Frame 1 (no input): blank canvas, image omitted
Frame 60 (no input): blank canvas, image omitted
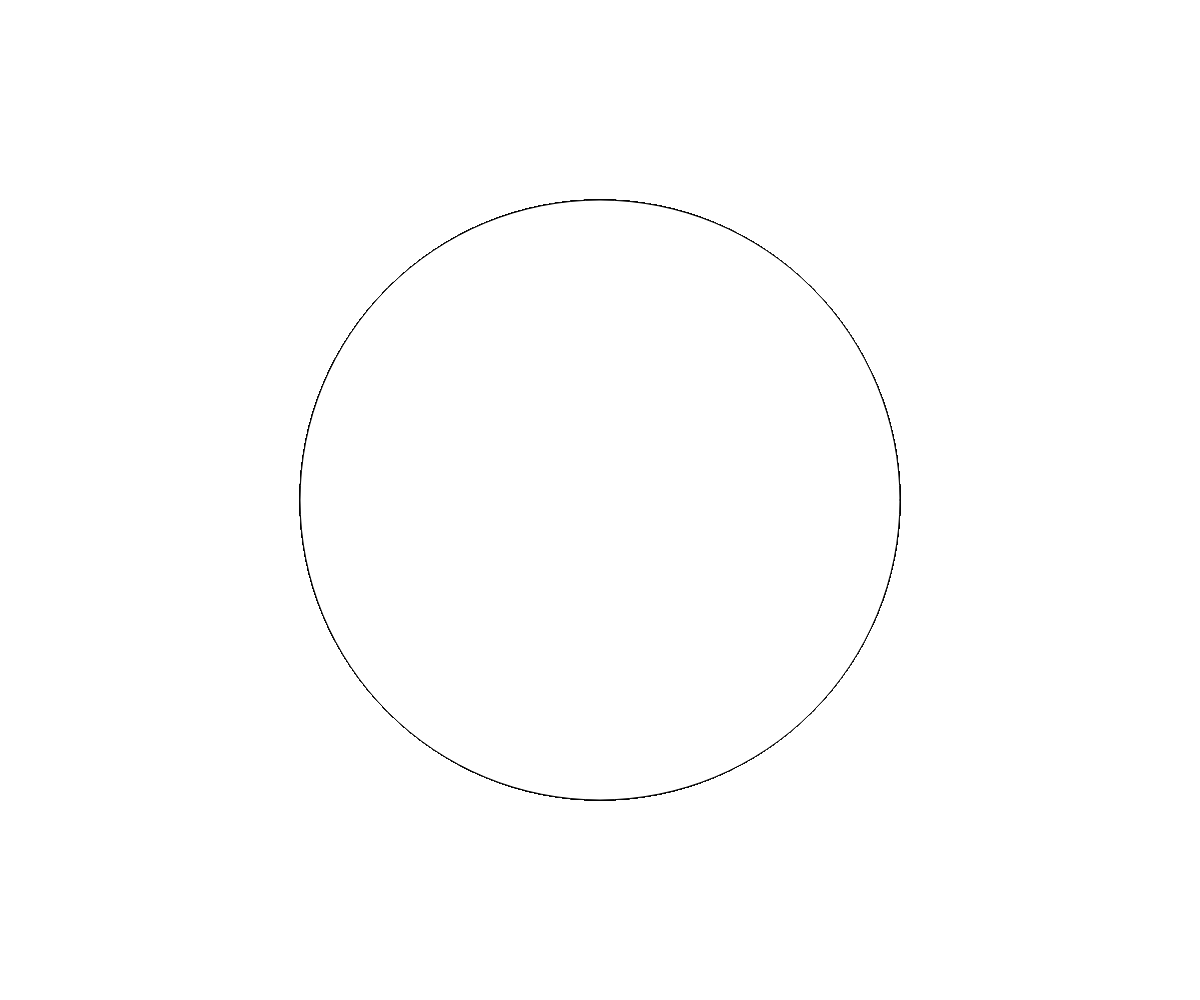
Frame 120 (the mouse pressed at the canvas centre since frame 60)

The p5.js sketch whose frames 1 and 60 were blank and that drew this single picture after the mouse press (run headless with seeded random() and noise() and a simulated clock; from frame 60 on, the mouse is pressed at the canvas centre):

// p5.js sketch
// ── sketch.js
function setup() {
	this.width = windowWidth;
	this.height = windowHeight;
	createCanvas(this.width, this.height);
}

function draw() {
	drawCircle(this.width / 2, this.height / 2, mouseX);
}

function drawCircle(x, y, radius) {
	ellipse(x, y, radius);

	// if(radius > 5){
	// 	drawCircle(x + .5, y, radius);
	// }
	// drawCircle();
}
